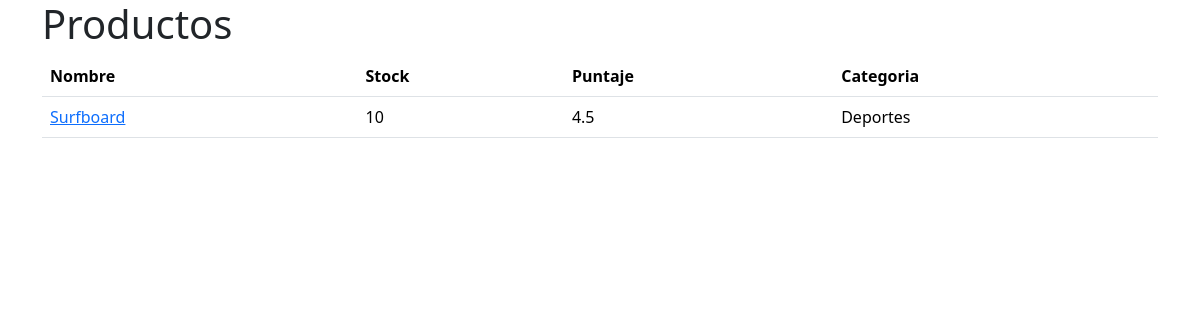
The app's page /productos/, older data.
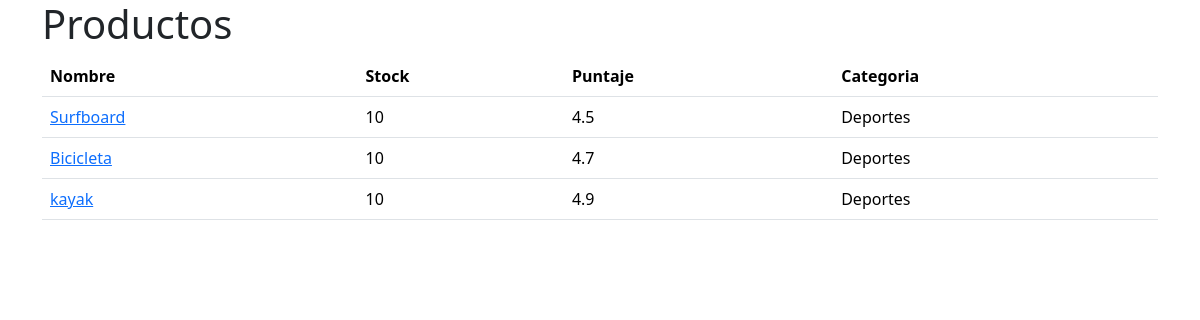
The same page, newer data.
### productos/models.py (models this page shows, shortened)
class Producto(models.Model):
    nombre = models.CharField(max_length=255)
    stock = models.IntegerField()
    puntaje = models.FloatField()
    categoria = models.ForeignKey(
        Categoria, default=1, on_delete=models.CASCADE)
    creado_en = models.DateTimeField(default=timezone.now)

class Categoria(models.Model):
    nombre = models.CharField(max_length=255)
    def __str__(self):
        return self.nombre

### productos/views.py (the view)
# urls.py: path('', views.index, name='index'),
def index(request):
    productos = Producto.objects.all()
    return render(
        request,
        'index.html',
        context={'productos': productos}
    )

### productos/templates/index.html
{%extends 'base.html'%}
{% block content %}
<h1>Productos</h1>
<table class="table">
    <thead>
        <tr>
            <th>Nombre</th>
            <th>Stock</th>
            <th>Puntaje</th>
            <th>Categoria</th>
        </tr>
    </thead>
    <tbody>
        {%for producto in productos%}
        <tr>
            <td>
                <a href="{% url 'productos:detalle' producto.id %}">
                    {{producto.nombre}}
                </a>
            </td>
            <td>
                {{producto.stock}}
            </td>
            <td>
                {{producto.puntaje}}
            </td>
            <td>
                {{producto.categoria}}
            </td>
        </tr>
        {%endfor%}
    </tbody>
</table>
{% endblock %}

### templates/base.html (shortened to what this page needs)
<!DOCTYPE html>
<html lang="en">
<head>
    <link href="https://cdn.jsdelivr.net/npm/bootstrap@5.3.1/dist/css/bootstrap.min.css" rel="stylesheet"
>
</head>
<body>
    <div class="container">
        {% block content %}
        {% endblock %}
    </div>
</body>
</html>

Row changes from the older to the newer data that the page shows:
added Producto: nombre "Bicicleta", stock "10", puntaje "4.7", categoria "Deportes"
added Producto: nombre "kayak", stock "10", puntaje "4.9", categoria "Deportes"
